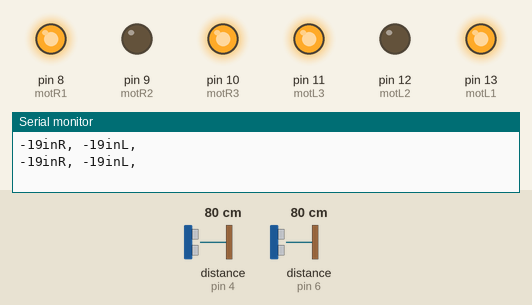
Recording of a sketch running on a simulated Arduino Uno, built with avr-gcc and run on an emulated ATmega328P. Shown: output pins drawn as LEDs (lit = HIGH), the last lines printed to the serial monitor. Wiring (inferred from the names in the program): 2 × ultrasonic range finder: trigger pin 5, echo pin 4 / trigger pin 7, echo pin 6. Inputs (shaded band) come from the test bench; at power-on: distance to the obstacle (sensors on pin 4, pin 6) 80 cm. The echo pulse lasts 58.3 µs per cm; pins used as bus, display or sensor lines are not drawn.

Above: at 1.8 s.
1.9 s: distance to the obstacle (sensor on pin 4) set to 30 cm
3.4 s: distance to the obstacle (sensor on pin 4) set to 24 cm
At 5.0 s:
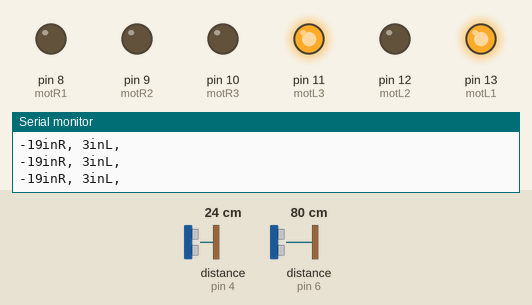
9.6 s: distance to the obstacle (sensor on pin 6) set to 28 cm
13.7 s: distance to the obstacle (sensor on pin 6) set to 22 cm
At 14.9 s:
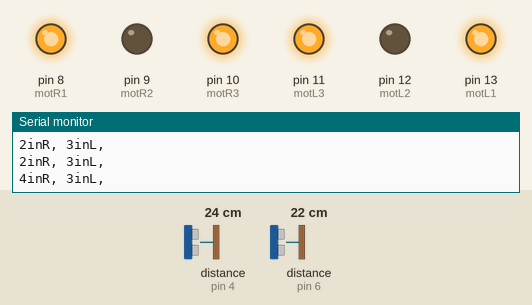
15.2 s: distance to the obstacle (sensor on pin 4) set to 27 cm
At 16.7 s:
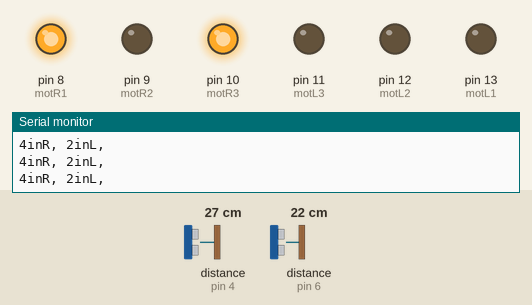
Timing chart, 0 to 18.2 s (numbered marks = the images above; inputs shaded):
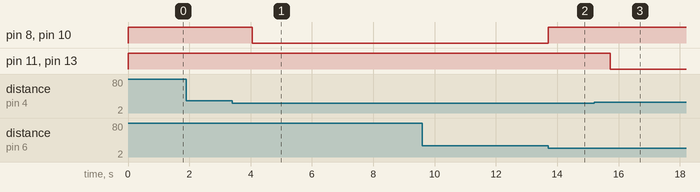

Measured:
- the behaviour switches between 28 and 27 cm on distance to the obstacle (sensor on pin 4) (found by bisection; images 0 and 1)
- the behaviour switches between 26 and 25 cm on distance to the obstacle (sensor on pin 6) (found by bisection; images 1 and 2)
- the behaviour switches between 25 and 26 cm on distance to the obstacle (sensor on pin 4) (found by bisection; images 2 and 3)
- after the input at 3.4 s, pin 8 (motR1), pin 10 (motR3): HIGH → LOW after 0.64 s
- after the input at 13.7 s, pin 8 (motR1), pin 10 (motR3): LOW → HIGH at once
- after the input at 15.2 s, pin 11 (motL3), pin 13 (motL1): HIGH → LOW after 0.52 s

The sketch:

sketch_oct27a.ino
```cpp
const int trigR = 7;
const int echoR = 6;
const int trigL = 5;
const int echoL = 4;

int motR1 = 8;
int motR2 = 9;
int motR3 = 10;

int motL1 = 13;
int motL2 = 12;
int motL3 = 11;

long duration;
char data;
String SerialData = "";

void setup() {
  // put your setup code here, to run once:
  pinMode(motR1,OUTPUT);
  pinMode(motR2,OUTPUT);
  pinMode(motR3,OUTPUT);

  pinMode(motL1,OUTPUT);
  pinMode(motL2,OUTPUT);
  pinMode(motL3,OUTPUT);

  pinMode(trigR, OUTPUT);
  pinMode(echoR,INPUT);
  pinMode(trigL, OUTPUT);
  pinMode(echoL,INPUT);
  Serial.begin(9600);
}

void loop() {
  // put your main code here, to run repeatedly:

  long inchesR;
  long inchesL;

  theTime(trigR,echoR);
  inchesR = duration;
  theTime(trigL,echoL);
  inchesL = duration;


  //inchesR = microsecondsToInches(durationR);
  //inchesL = microsecondsToInches(durationL);

      Serial.print(12-inchesR);
      Serial.print("inR, ");
      Serial.print(12-inchesL);
      Serial.print("inL, ");
      Serial.println();
  while((12-inchesR)>=2 && (12-inchesL)<=2){
      Serial.print(12-inchesR);
      Serial.print("inR, ");
      Serial.print(12-inchesL);
      Serial.print("inL, ");
      Serial.println();


      digitalWrite(motR1,HIGH);
      digitalWrite(motR2,LOW);
      digitalWrite(motR3,HIGH);

      digitalWrite(motL3,LOW);
      digitalWrite(motL2,LOW);
      digitalWrite(motL1,LOW);

      theTime(trigR,echoR);
      inchesR = duration;
      theTime(trigL,echoL);
      inchesL = duration;
      delay(10);
  }
  while((12-inchesR)<=2 && (12-inchesL)>=2){
      Serial.print(12-inchesR);
      Serial.print("inR, ");
      Serial.print(12-inchesL);
      Serial.print("inL, ");
      Serial.println();


      digitalWrite(motR1,LOW);
      digitalWrite(motR2,LOW);
      digitalWrite(motR3,LOW);

      digitalWrite(motL3,HIGH);
      digitalWrite(motL2,LOW);
      digitalWrite(motL1,HIGH);

      theTime(trigR,echoR);
      inchesR = duration;
      theTime(trigL,echoL);
      inchesL = duration;
      delay(10);
  }
    digitalWrite(motR1,HIGH);
    digitalWrite(motR2,LOW);
    digitalWrite(motR3,HIGH);

    digitalWrite(motL3,HIGH);
    digitalWrite(motL2,LOW);
    digitalWrite(motL1,HIGH);


  delay(1000);
}

long microsecondsToInches(long microseconds){
  return (microseconds/74/2);
}

void theTime(int trigger, int echo){
  digitalWrite(trigger,LOW);
  delayMicroseconds(2);
  digitalWrite(trigger,HIGH);
  delayMicroseconds(10);
  digitalWrite(trigger,LOW);
  duration = microsecondsToInches(pulseIn(echo,HIGH));

}
```
